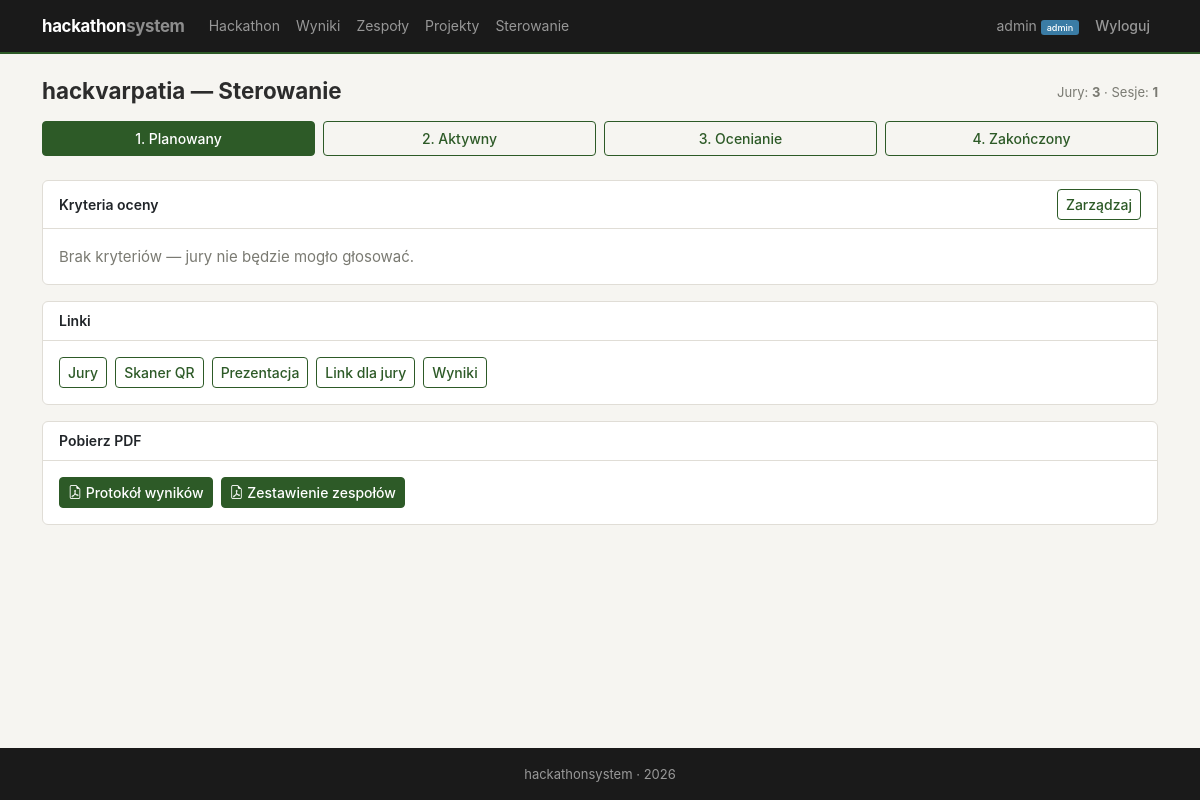
The app's page /jury/status/ (signed in), older data.
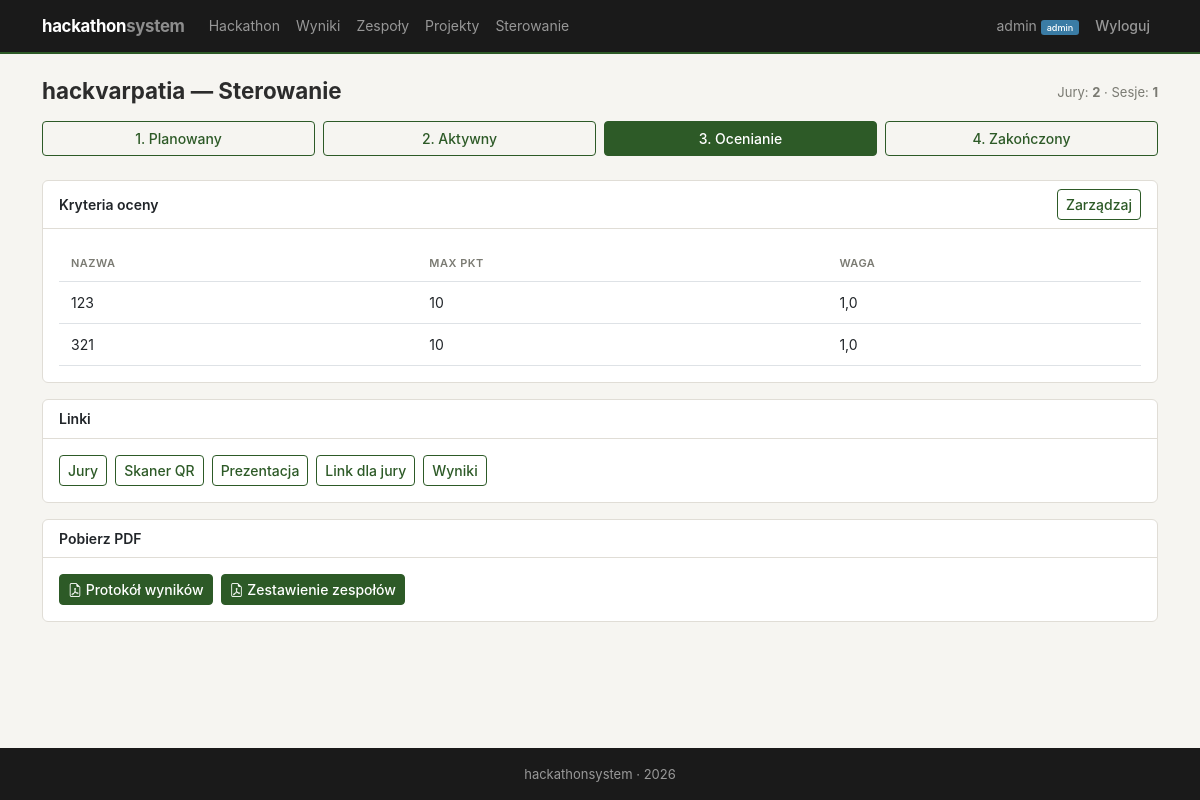
The same page, newer data.
### judging/models.py (models this page shows, shortened)
class Criterion(models.Model):
    hackathon = models.ForeignKey(Hackathon, on_delete=models.CASCADE, related_name='criteria')
    name = models.CharField(max_length=200, verbose_name='Nazwa kryterium')
    description = models.TextField(blank=True, verbose_name='Opis')
    max_points = models.PositiveIntegerField(default=10, verbose_name='Max punktów')
    weight = models.FloatField(default=1.0, verbose_name='Waga')
    class Meta:
        verbose_name_plural = 'Criteria'

### judging/views.py (the view)
    @login_required
    def wrapper(request, *args, **kwargs):
        if not hasattr(request.user, 'profile') or not request.user.profile.is_admin:
            messages.error(request, 'Brak uprawnień administratora.')
            return redirect('accounts:dashboard')
        return view_func(request, *args, **kwargs)

### accounts/models.py (called while the page is built)
    @property
    def is_admin(self):
        return self.role == 'admin'

### hackathon/models.py (called while the page is built)
    @classmethod
    def current(cls):
        h = cls.objects.first()
        if not h:
            raise Http404("Brak hackathonu. Utwórz hackathon w panelu admina.")
        return h

### judging/views.py (called while the page is built, shortened)
def admin_required(view_func):
    @login_required
    def wrapper(request, *args, **kwargs):
        if not hasattr(request.user, 'profile') or not request.user.profile.is_admin:
            messages.error(request, 'Brak uprawnień administratora.')
            return redirect('accounts:dashboard')
        return view_func(request, *args, **kwargs)
    wrapper.__name__ = view_func.__name__
    return wrapper

@admin_required
def hackathon_status_manage(request):
    hackathon = Hackathon.current()
    return render(request, 'judging/hackathon_status_manage.html', {
        'hackathon': hackathon,
        'jury_count': JuryMember.objects.filter(is_active=True).count(),
        'session_count': JurySession.objects.filter(jury_member__isnull=False).count(),
        'criteria': Criterion.objects.filter(hackathon=hackathon).order_by('pk'),
    })

### judging/templates/judging/hackathon_status_manage.html (shortened to what this page needs)
{% extends 'base.html' %}
{% block content %}
<div class="section-header">
    <h2>{{ hackathon.name }} — Sterowanie</h2>
    <div>
        <span class="text-muted" style="font-size:13px">Jury: <strong>{{ jury_count }}</strong> &middot; Sesje: <strong>{{ session_count }}</strong></span>
    </div>
</div>
<div class="row g-2 mb-4">
    <div class="col-md-3">
        <form method="post">{% csrf_token %}<input type="hidden" name="status" value="planned">
            <button type="submit" class="btn w-100 {% if hackathon.status == 'planned' %}btn-primary{% else %}btn-outline-primary{% endif %}">
                1. Planowany
            </button>
        </form>
    </div>
    <div class="col-md-3">
        <form method="post">{% csrf_token %}<input type="hidden" name="status" value="active">
            <button type="submit" class="btn w-100 {% if hackathon.status == 'active' %}btn-primary{% else %}btn-outline-primary{% endif %}">
                2. Aktywny
            </button>
        </form>
    </div>
    <div class="col-md-3">
        <form method="post">{% csrf_token %}<input type="hidden" name="status" value="judging">
            <button type="submit" class="btn w-100 {% if hackathon.status == 'judging' %}btn-primary{% else %}btn-outline-primary{% endif %}">
                3. Ocenianie
            </button>
        </form>
    </div>
    <div class="col-md-3">
        <form method="post">{% csrf_token %}<input type="hidden" name="status" value="finished">
            <button type="submit" class="btn w-100 {% if hackathon.status == 'finished' %}btn-primary{% else %}btn-outline-primary{% endif %}">
                4. Zakończony
            </button>
        </form>
    </div>
</div>
<div class="card mb-3">
    <div class="card-header d-flex justify-content-between align-items-center">
        Kryteria oceny
        <a href="{% url 'hackathon:manage_criteria' %}" class="btn btn-outline-primary btn-sm">Zarządzaj</a>
    </div>
    <div class="card-body">
        {% if criteria %}
            <table class="table table-sm mb-0">
                <thead><tr><th>Nazwa</th><th>Max pkt</th><th>Waga</th></tr></thead>
                <tbody>
                {% for c in criteria %}
                    <tr><td>{{ c.name }}</td><td>{{ c.max_points }}</td><td>{{ c.weight }}</td></tr>
                {% endfor %}
                </tbody>
            </table>
        {% else %}
            <p class="text-muted mb-0">Brak kryteriów — jury nie będzie mogło głosować.</p>
        {% endif %}
    </div>
</div>
<div class="card mb-3">
    <div class="card-header">Linki</div>
    <div class="card-body d-flex flex-wrap gap-2">
        <a href="{% url 'jury:members' %}" class="btn btn-outline-primary btn-sm">Jury</a>
        <a href="{% url 'jury:scanner' %}" class="btn btn-outline-primary btn-sm">Skaner QR</a>
        <a href="{% url 'jury:presentation' %}" class="btn btn-outline-primary btn-sm">Prezentacja</a>
        <a href="{% url 'jury:vote' %}" class="btn btn-outline-primary btn-sm" target="_blank">Link dla jury</a>
        <a href="{% url 'jury:results' %}" class="btn btn-outline-primary btn-sm">Wyniki</a>
    </div>
</div>
<div class="card">
    <div class="card-header">Pobierz PDF</div>
    <div class="card-body d-flex flex-wrap gap-2">
        <a href="{% url 'hackathon:pdf_results' %}" class="btn btn-primary btn-sm"><i class="bi bi-file-earmark-pdf"></i> Protokół wyników</a>
        <a href="{% url 'hackathon:pdf_teams' %}" class="btn btn-primary btn-sm"><i class="bi bi-file-earmark-pdf"></i> Zestawienie zespołów</a>
    </div>
</div>
{% endblock %}

Row changes from the older to the newer data that the page shows:
changed Hackathon "hackvarpatia": status "planned" → "judging" (drawn)
added Criterion: name "123", max_points "10", weight "1,0"
added Criterion: name "321", max_points "10", weight "1,0"
Text that changed along with them:
{{ jury_count }}: "3" → "2"
text no longer shown: "Brak kryteriów — jury nie będzie mogło głosować."
text now shown: "NAZWA MAX PKT WAGA"
